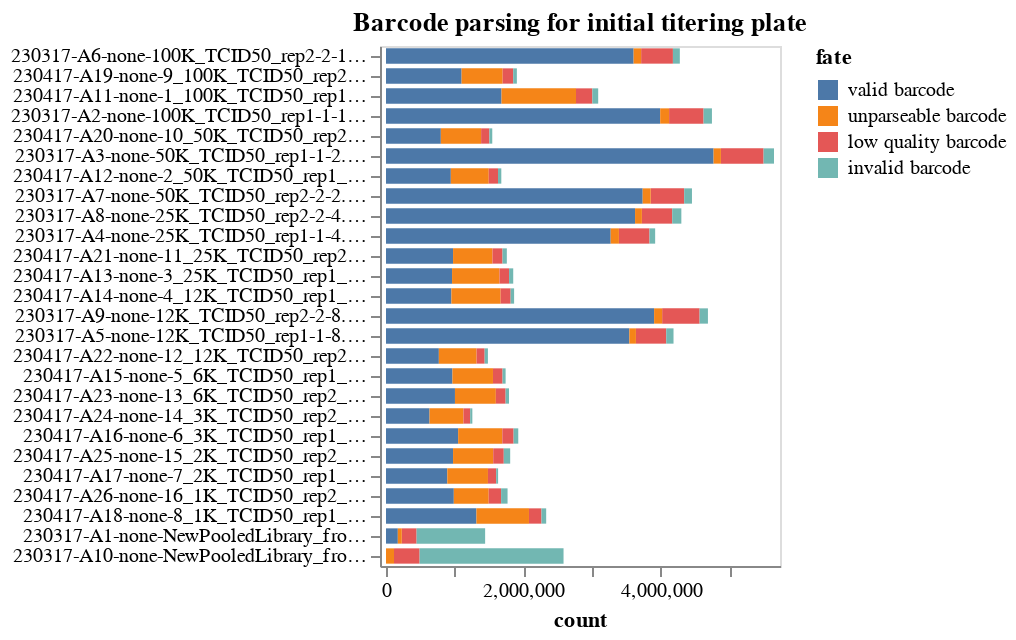

The notebook cell saved with this chart:
### Markdown cell above
## Statistics on barcode-parsing for each sample
Make interactive chart of the "fates" of the sequencing reads parsed for each sample on the plate.

If most sequencing reads are not "valid barcodes", this could potentially indicate some problem in the sequencing or barcode set you are parsing.

Potential fates are:
 - *valid barcode*: barcode that matches a known virus or neutralization standard, we hope most reads are this.
 - *invalid barcode*: a barcode with proper flanking sequences, but does not match a known virus or neutralization standard. If you  have a lot of reads of this type, it is probably a good idea to look at the invalid barcode CSVs (in the `./results/barcode_invalid/` subdirectory created by the pipeline) to see what these invalid barcodes are.
 - *unparseable barcode*: could not parse a barcode from this read as there was not a sequence of the correct length with the appropriate flanking sequence.
 - *low quality barcode*: low-quality or `N` nucleotides in barcode, could indicate problem with sequencing.
 - *failed chastity filter*: reads that failed the Illumina chastity filter, if these are reported in the FASTQ (they may not be).

Also, if the number of reads per sample is very uneven, that could indicate that you did not do a good job of balancing the different samples in the Illumina sequencing.

### Code cell
fates = (
    pd.concat([pd.read_csv(f).assign(well=os.path.basename(f).strip('_fates.csv')) for f, s in zip(fate_csvs, samples)])
    .merge(samples_df, validate="many_to_one", on="well")
    .assign(
        fate_counts=lambda x: x.groupby("fate")["count"].transform("sum"),
        sample_well=lambda x: x["sample"] + " (" + x["well"] + ")",
    )
    .query("fate_counts > 0")[  # only keep fates with at least one count
        ["fate", "count", "well", "sample_well", "dilution_factor"]
    ]
)

assert len(fates) == len(fates.drop_duplicates())


sample_wells = list(
    fates.sort_values(["dilution_factor"])["sample_well"]
)



fates_chart = (
    alt.Chart(fates)
    .encode(
        alt.X("count", scale=alt.Scale(nice=False, padding=3)),
        alt.Y(
            "sample_well",
            title=None,
            sort=sample_wells,
        ),
        alt.Color("fate", sort=sorted(fates["fate"].unique(), reverse=True)),
        alt.Order("fate", sort="descending"),
        tooltip=fates.columns.tolist(),
    )
    .mark_bar(height={"band": 0.85})
    .properties(
        height=alt.Step(10),
        width=200,
        title=f"Barcode parsing for initial titering plate",
    )
    .configure_axis(grid=False)
)

fates_chart

### Figure 1 — Vega-Lite specification as saved in the notebook (floating-point values rounded to 4 significant figures)
{"config": {"view": {"continuousWidth": 300, "continuousHeight": 300}, "axis": {"grid": false}}, "data": {"name": "data-7fa19b4abf670c6e0e8bb0b5809b9746"}, "mark": {"type": "bar", "height": {"band": 0.85}}, "encoding": {"color": {"field": "fate", "sort": ["valid barcode", "unparseable barcode", "low quality barcode", "invalid barcode"], "type": "nominal"}, "order": {"field": "fate", "sort": "descending", "type": "nominal"}, "tooltip": [{"field": "fate", "type": "nominal"}, {"field": "count", "type": "quantitative"}, {"field": "well", "type": "nominal"}, {"field": "sample_well", "type": "nominal"}, {"field": "dilution_factor", "type": "quantitative"}], "x": {"field": "count", "scale": {"nice": false, "padding": 3}, "type": "quantitative"}, "y": {"field": "sample_well", "sort": ["230317-A6-none-100K_TCID50_rep2-2-1.0 (A6)", "230317-A6-none-100K_TCID50_rep2-2-1.0 (A6)", "230317-A6-none-100K_TCID50_rep2-2-1.0 (A6)", "230317-A6-none-100K_TCID50_rep2-2-1.0 (A6)", "230417-A19-none-9_100K_TCID50_rep2_MOItest-2-1.0 (A19)", "230417-A19-none-9_100K_TCID50_rep2_MOItest-2-1.0 (A19)", "230417-A19-none-9_100K_TCID50_rep2_MOItest-2-1.0 (A19)", "230417-A19-none-9_100K_TCID50_rep2_MOItest-2-1.0 (A19)", "230417-A11-none-1_100K_TCID50_rep1_MOItest-1-1.0 (A11)", "230417-A11-none-1_100K_TCID50_rep1_MOItest-1-1.0 (A11)", "230417-A11-none-1_100K_TCID50_rep1_MOItest-1-1.0 (A11)", "230417-A11-none-1_100K_TCID50_rep1_MOItest-1-1.0 (A11)", "230317-A2-none-100K_TCID50_rep1-1-1.0 (A2)", "230317-A2-none-100K_TCID50_rep1-1-1.0 (A2)", "230317-A2-none-100K_TCID50_rep1-1-1.0 (A2)", "230317-A2-none-100K_TCID50_rep1-1-1.0 (A2)", "230417-A20-none-10_50K_TCID50_rep2_MOItest-2-2.0 (A20)", "230417-A20-none-10_50K_TCID50_rep2_MOItest-2-2.0 (A20)", "230417-A20-none-10_50K_TCID50_rep2_MOItest-2-2.0 (A20)", "230417-A20-none-10_50K_TCID50_rep2_MOItest-2-2.0 (A20)", "230317-A3-none-50K_TCID50_rep1-1-2.0 (A3)", "230317-A3-none-50K_TCID50_rep1-1-2.0 (A3)", "230317-A3-none-50K_TCID50_rep1-1-2.0 (A3)", "230317-A3-none-50K_TCID50_rep1-1-2.0 (A3)", "230417-A12-none-2_50K_TCID50_rep1_MOItest-1-2.0 (A12)", "230417-A12-none-2_50K_TCID50_rep1_MOItest-1-2.0 (A12)", "230417-A12-none-2_50K_TCID50_rep1_MOItest-1-2.0 (A12)", "230417-A12-none-2_50K_TCID50_rep1_MOItest-1-2.0 (A12)", "230317-A7-none-50K_TCID50_rep2-2-2.0 (A7)", "230317-A7-none-50K_TCID50_rep2-2-2.0 (A7)", "230317-A7-none-50K_TCID50_rep2-2-2.0 (A7)", "230317-A7-none-50K_TCID50_rep2-2-2.0 (A7)", "230317-A8-none-25K_TCID50_rep2-2-4.0 (A8)", "230317-A8-none-25K_TCID50_rep2-2-4.0 (A8)", "230317-A8-none-25K_TCID50_rep2-2-4.0 (A8)", "230317-A8-none-25K_TCID50_rep2-2-4.0 (A8)", "230317-A4-none-25K_TCID50_rep1-1-4.0 (A4)", "230317-A4-none-25K_TCID50_rep1-1-4.0 (A4)", "230317-A4-none-25K_TCID50_rep1-1-4.0 (A4)", "230317-A4-none-25K_TCID50_rep1-1-4.0 (A4)", "230417-A21-none-11_25K_TCID50_rep2_MOItest-2-4.0 (A21)", "230417-A21-none-11_25K_TCID50_rep2_MOItest-2-4.0 (A21)", "230417-A21-none-11_25K_TCID50_rep2_MOItest-2-4.0 (A21)", "230417-A21-none-11_25K_TCID50_rep2_MOItest-2-4.0 (A21)", "230417-A13-none-3_25K_TCID50_rep1_MOItest-1-4.0 (A13)", "230417-A13-none-3_25K_TCID50_rep1_MOItest-1-4.0 (A13)", "230417-A13-none-3_25K_TCID50_rep1_MOItest-1-4.0 (A13)", "230417-A13-none-3_25K_TCID50_rep1_MOItest-1-4.0 (A13)", "230417-A14-none-4_12K_TCID50_rep1_MOItest-1-8.0 (A14)", "230417-A14-none-4_12K_TCID50_rep1_MOItest-1-8.0 (A14)", "230417-A14-none-4_12K_TCID50_rep1_MOItest-1-8.0 (A14)", "230417-A14-none-4_12K_TCID50_rep1_MOItest-1-8.0 (A14)", "230317-A9-none-12K_TCID50_rep2-2-8.0 (A9)", "230317-A9-none-12K_TCID50_rep2-2-8.0 (A9)", "230317-A9-none-12K_TCID50_rep2-2-8.0 (A9)", "230317-A9-none-12K_TCID50_rep2-2-8.0 (A9)", "230317-A5-none-12K_TCID50_rep1-1-8.0 (A5)", "230317-A5-none-12K_TCID50_rep1-1-8.0 (A5)", "230317-A5-none-12K_TCID50_rep1-1-8.0 (A5)", "230317-A5-none-12K_TCID50_rep1-1-8.0 (A5)", "230417-A22-none-12_12K_TCID50_rep2_MOItest-2-8.0 (A22)", "230417-A22-none-12_12K_TCID50_rep2_MOItest-2-8.0 (A22)", "230417-A22-none-12_12K_TCID50_rep2_MOItest-2-8.0 (A22)", "230417-A22-none-12_12K_TCID50_rep2_MOItest-2-8.0 (A22)", "230417-A15-none-5_6K_TCID50_rep1_MOItest-1-16.0 (A15)", "230417-A15-none-5_6K_TCID50_rep1_MOItest-1-16.0 (A15)", "230417-A15-none-5_6K_TCID50_rep1_MOItest-1-16.0 (A15)", "230417-A15-none-5_6K_TCID50_rep1_MOItest-1-16.0 (A15)", "230417-A23-none-13_6K_TCID50_rep2_MOItest-2-16.0 (A23)", "230417-A23-none-13_6K_TCID50_rep2_MOItest-2-16.0 (A23)", "230417-A23-none-13_6K_TCID50_rep2_MOItest-2-16.0 (A23)", "230417-A23-none-13_6K_TCID50_rep2_MOItest-2-16.0 (A23)", "230417-A24-none-14_3K_TCID50_rep2_MOItest-2-32.0 (A24)", "230417-A24-none-14_3K_TCID50_rep2_MOItest-2-32.0 (A24)", "230417-A24-none-14_3K_TCID50_rep2_MOItest-2-32.0 (A24)", "230417-A24-none-14_3K_TCID50_rep2_MOItest-2-32.0 (A24)", "230417-A16-none-6_3K_TCID50_rep1_MOItest-1-32.0 (A16)", "230417-A16-none-6_3K_TCID50_rep1_MOItest-1-32.0 (A16)", "230417-A16-none-6_3K_TCID50_rep1_MOItest-1-32.0 (A16)", "230417-A16-none-6_3K_TCID50_rep1_MOItest-1-32.0 (A16)", "230417-A25-none-15_2K_TCID50_rep2_MOItest-2-64.0 (A25)", "230417-A25-none-15_2K_TCID50_rep2_MOItest-2-64.0 (A25)", "230417-A25-none-15_2K_TCID50_rep2_MOItest-2-64.0 (A25)", "230417-A25-none-15_2K_TCID50_rep2_MOItest-2-64.0 (A25)", "230417-A17-none-7_2K_TCID50_rep1_MOItest-1-64.0 (A17)", "230417-A17-none-7_2K_TCID50_rep1_MOItest-1-64.0 (A17)", "230417-A17-none-7_2K_TCID50_rep1_MOItest-1-64.0 (A17)", "230417-A17-none-7_2K_TCID50_rep1_MOItest-1-64.0 (A17)", "230417-A26-none-16_1K_TCID50_rep2_MOItest-2-128.0 (A26)", "230417-A26-none-16_1K_TCID50_rep2_MOItest-2-128.0 (A26)", "230417-A26-none-16_1K_TCID50_rep2_MOItest-2-128.0 (A26)", "230417-A26-none-16_1K_TCID50_rep2_MOItest-2-128.0 (A26)", "230417-A18-none-8_1K_TCID50_rep1_MOItest-1-128.0 (A18)", "230417-A18-none-8_1K_TCID50_rep1_MOItest-1-128.0 (A18)", "230417-A18-none-8_1K_TCID50_rep1_MOItest-1-128.0 (A18)", "230417-A18-none-8_1K_TCID50_rep1_MOItest-1-128.0 (A18)", "230317-A1-none-NewPooledLibrary_fromvRNA-1-nan (A1)", "230317-A1-none-NewPooledLibrary_fromvRNA-1-nan (A1)", "230317-A1-none-NewPooledLibrary_fromvRNA-1-nan (A1)", "230317-A1-none-NewPooledLibrary_fromvRNA-1-nan (A1)", "230317-A10-none-NewPooledLibrary_fromplasmid-1-nan (A10)", "230317-A10-none-NewPooledLibrary_fromplasmid-1-nan (A10)", "230317-A10-none-NewPooledLibrary_fromplasmid-1-nan (A10)", "230317-A10-none-NewPooledLibrary_fromplasmid-1-nan (A10)"], "title": null, "type": "nominal"}}, "height": {"step": 10}, "title": "Barcode parsing for initial titering plate", "width": 200, "$schema": "https://vega.github.io/schema/vega-lite/v5.16.3.json", "datasets": {"data-7fa19b4abf670c6e0e8bb0b5809b9746": [{"fate": "invalid barcode", "count": 1002127, "well": "A1", "sample_well": "230317-A1-none-NewPooledLibrary_fromvRNA-1-nan (A1)", "dilution_factor": null}, {"fate": "low quality barcode", "count": 212535, "well": "A1", "sample_well": "230317-A1-none-NewPooledLibrary_fromvRNA-1-nan (A1)", "dilution_factor": null}, {"fate": "valid barcode", "count": 172174, "well": "A1", "sample_well": "230317-A1-none-NewPooledLibrary_fromvRNA-1-nan (A1)", "dilution_factor": null}, {"fate": "unparseable barcode", "count": 57772, "well": "A1", "sample_well": "230317-A1-none-NewPooledLibrary_fromvRNA-1-nan (A1)", "dilution_factor": null}, {"fate": "valid barcode", "count": 3995466, "well": "A2", "sample_well": "230317-A2-none-100K_TCID50_rep1-1-1.0 (A2)", "dilution_factor": 1.0}, {"fate": "low quality barcode", "count": 502408, "well": "A2", "sample_well": "230317-A2-none-100K_TCID50_rep1-1-1.0 (A2)", "dilution_factor": 1.0}, {"fate": "unparseable barcode", "count": 129725, "well": "A2", "sample_well": "230317-A2-none-100K_TCID50_rep1-1-1.0 (A2)", "dilution_factor": 1.0}, {"fate": "invalid barcode", "count": 122048, "well": "A2", "sample_well": "230317-A2-none-100K_TCID50_rep1-1-1.0 (A2)", "dilution_factor": 1.0}, {"fate": "valid barcode", "count": 4773452, "well": "A3", "sample_well": "230317-A3-none-50K_TCID50_rep1-1-2.0 (A3)", "dilution_factor": 2.0}, {"fate": "low quality barcode", "count": 621714, "well": "A3", "sample_well": "230317-A3-none-50K_TCID50_rep1-1-2.0 (A3)", "dilution_factor": 2.0}, {"fate": "invalid barcode", "count": 151786, "well": "A3", "sample_well": "230317-A3-none-50K_TCID50_rep1-1-2.0 (A3)", "dilution_factor": 2.0}, {"fate": "unparseable barcode", "count": 106959, "well": "A3", "sample_well": "230317-A3-none-50K_TCID50_rep1-1-2.0 (A3)", "dilution_factor": 2.0}, {"fate": "valid barcode", "count": 3274023, "well": "A4", "sample_well": "230317-A4-none-25K_TCID50_rep1-1-4.0 (A4)", "dilution_factor": 4.0}, {"fate": "low quality barcode", "count": 445823, "well": "A4", "sample_well": "230317-A4-none-25K_TCID50_rep1-1-4.0 (A4)", "dilution_factor": 4.0}, {"fate": "unparseable barcode", "count": 120097, "well": "A4", "sample_well": "230317-A4-none-25K_TCID50_rep1-1-4.0 (A4)", "dilution_factor": 4.0}, {"fate": "invalid barcode", "count": 82153, "well": "A4", "sample_well": "230317-A4-none-25K_TCID50_rep1-1-4.0 (A4)", "dilution_factor": 4.0}, {"fate": "valid barcode", "count": 3545954, "well": "A5", "sample_well": "230317-A5-none-12K_TCID50_rep1-1-8.0 (A5)", "dilution_factor": 8.0}, {"fate": "low quality barcode", "count": 441485, "well": "A5", "sample_well": "230317-A5-none-12K_TCID50_rep1-1-8.0 (A5)", "dilution_factor": 8.0}, {"fate": "invalid barcode", "count": 106105, "well": "A5", "sample_well": "230317-A5-none-12K_TCID50_rep1-1-8.0 (A5)", "dilution_factor": 8.0}, {"fate": "unparseable barcode", "count": 96100, "well": "A5", "sample_well": "230317-A5-none-12K_TCID50_rep1-1-8.0 (A5)", "dilution_factor": 8.0}, {"fate": "valid barcode", "count": 3608351, "well": "A6", "sample_well": "230317-A6-none-100K_TCID50_rep2-2-1.0 (A6)", "dilution_factor": 1.0}, {"fate": "low quality barcode", "count": 463251, "well": "A6", "sample_well": "230317-A6-none-100K_TCID50_rep2-2-1.0 (A6)", "dilution_factor": 1.0}, {"fate": "unparseable barcode", "count": 109425, "well": "A6", "sample_well": "230317-A6-none-100K_TCID50_rep2-2-1.0 (A6)", "dilution_factor": 1.0}, {"fate": "invalid barcode", "count": 100673, "well": "A6", "sample_well": "230317-A6-none-100K_TCID50_rep2-2-1.0 (A6)", "dilution_factor": 1.0}, {"fate": "valid barcode", "count": 3740327, "well": "A7", "sample_well": "230317-A7-none-50K_TCID50_rep2-2-2.0 (A7)", "dilution_factor": 2.0}, {"fate": "low quality barcode", "count": 488078, "well": "A7", "sample_well": "230317-A7-none-50K_TCID50_rep2-2-2.0 (A7)", "dilution_factor": 2.0}, {"fate": "unparseable barcode", "count": 116692, "well": "A7", "sample_well": "230317-A7-none-50K_TCID50_rep2-2-2.0 (A7)", "dilution_factor": 2.0}, {"fate": "invalid barcode", "count": 113484, "well": "A7", "sample_well": "230317-A7-none-50K_TCID50_rep2-2-2.0 (A7)", "dilution_factor": 2.0}, {"fate": "valid barcode", "count": 3629164, "well": "A8", "sample_well": "230317-A8-none-25K_TCID50_rep2-2-4.0 (A8)", "dilution_factor": 4.0}, {"fate": "low quality barcode", "count": 441870, "well": "A8", "sample_well": "230317-A8-none-25K_TCID50_rep2-2-4.0 (A8)", "dilution_factor": 4.0}, {"fate": "invalid barcode", "count": 132994, "well": "A8", "sample_well": "230317-A8-none-25K_TCID50_rep2-2-4.0 (A8)", "dilution_factor": 4.0}, {"fate": "unparseable barcode", "count": 99747, "well": "A8", "sample_well": "230317-A8-none-25K_TCID50_rep2-2-4.0 (A8)", "dilution_factor": 4.0}, {"fate": "valid barcode", "count": 3906751, "well": "A9", "sample_well": "230317-A9-none-12K_TCID50_rep2-2-8.0 (A9)", "dilution_factor": 8.0}, {"fate": "low quality barcode", "count": 546017, "well": "A9", "sample_well": "230317-A9-none-12K_TCID50_rep2-2-8.0 (A9)", "dilution_factor": 8.0}, {"fate": "invalid barcode", "count": 121339, "well": "A9", "sample_well": "230317-A9-none-12K_TCID50_rep2-2-8.0 (A9)", "dilution_factor": 8.0}, {"fate": "unparseable barcode", "count": 117099, "well": "A9", "sample_well": "230317-A9-none-12K_TCID50_rep2-2-8.0 (A9)", "dilution_factor": 8.0}, {"fate": "invalid barcode", "count": 2100563, "well": "A10", "sample_well": "230317-A10-none-NewPooledLibrary_fromplasmid-1-nan (A10)", "dilution_factor": null}, {"fate": "low quality barcode", "count": 369630, "well": "A10", "sample_well": "230317-A10-none-NewPooledLibrary_fromplasmid-1-nan (A10)", "dilution_factor": null}, {"fate": "unparseable barcode", "count": 116910, "well": "A10", "sample_well": "230317-A10-none-NewPooledLibrary_fromplasmid-1-nan (A10)", "dilution_factor": null}, {"fate": "valid barcode", "count": 17, "well": "A10", "sample_well": "230317-A10-none-NewPooledLibrary_fromplasmid-1-nan (A10)", "dilution_factor": null}, {"fate": "valid barcode", "count": 1683553, "well": "A11", "sample_well": "230417-A11-none-1_100K_TCID50_rep1_MOItest-1-1.0 (A11)", "dilution_factor": 1.0}, {"fate": "unparseable barcode", "count": 1085158, "well": "A11", "sample_well": "230417-A11-none-1_100K_TCID50_rep1_MOItest-1-1.0 (A11)", "dilution_factor": 1.0}, {"fate": "low quality barcode", "count": 238161, "well": "A11", "sample_well": "230417-A11-none-1_100K_TCID50_rep1_MOItest-1-1.0 (A11)", "dilution_factor": 1.0}, {"fate": "invalid barcode", "count": 85190, "well": "A11", "sample_well": "230417-A11-none-1_100K_TCID50_rep1_MOItest-1-1.0 (A11)", "dilution_factor": 1.0}, {"fate": "valid barcode", "count": 944622, "well": "A12", "sample_well": "230417-A12-none-2_50K_TCID50_rep1_MOItest-1-2.0 (A12)", "dilution_factor": 2.0}, {"fate": "unparseable barcode", "count": 552650, "well": "A12", "sample_well": "230417-A12-none-2_50K_TCID50_rep1_MOItest-1-2.0 (A12)", "dilution_factor": 2.0}, {"fate": "low quality barcode", "count": 134665, "well": "A12", "sample_well": "230417-A12-none-2_50K_TCID50_rep1_MOItest-1-2.0 (A12)", "dilution_factor": 2.0}, {"fate": "invalid barcode", "count": 48401, "well": "A12", "sample_well": "230417-A12-none-2_50K_TCID50_rep1_MOItest-1-2.0 (A12)", "dilution_factor": 2.0}, {"fate": "valid barcode", "count": 962521, "well": "A13", "sample_well": "230417-A13-none-3_25K_TCID50_rep1_MOItest-1-4.0 (A13)", "dilution_factor": 4.0}, {"fate": "unparseable barcode", "count": 691213, "well": "A13", "sample_well": "230417-A13-none-3_25K_TCID50_rep1_MOItest-1-4.0 (A13)", "dilution_factor": 4.0}, {"fate": "low quality barcode", "count": 139555, "well": "A13", "sample_well": "230417-A13-none-3_25K_TCID50_rep1_MOItest-1-4.0 (A13)", "dilution_factor": 4.0}, {"fate": "invalid barcode", "count": 60697, "well": "A13", "sample_well": "230417-A13-none-3_25K_TCID50_rep1_MOItest-1-4.0 (A13)", "dilution_factor": 4.0}, {"fate": "valid barcode", "count": 953183, "well": "A14", "sample_well": "230417-A14-none-4_12K_TCID50_rep1_MOItest-1-8.0 (A14)", "dilution_factor": 8.0}, {"fate": "unparseable barcode", "count": 717264, "well": "A14", "sample_well": "230417-A14-none-4_12K_TCID50_rep1_MOItest-1-8.0 (A14)", "dilution_factor": 8.0}, {"fate": "low quality barcode", "count": 145798, "well": "A14", "sample_well": "230417-A14-none-4_12K_TCID50_rep1_MOItest-1-8.0 (A14)", "dilution_factor": 8.0}, {"fate": "invalid barcode", "count": 50553, "well": "A14", "sample_well": "230417-A14-none-4_12K_TCID50_rep1_MOItest-1-8.0 (A14)", "dilution_factor": 8.0}, {"fate": "valid barcode", "count": 968166, "well": "A15", "sample_well": "230417-A15-none-5_6K_TCID50_rep1_MOItest-1-16.0 (A15)", "dilution_factor": 16.0}, {"fate": "unparseable barcode", "count": 590648, "well": "A15", "sample_well": "230417-A15-none-5_6K_TCID50_rep1_MOItest-1-16.0 (A15)", "dilution_factor": 16.0}, {"fate": "low quality barcode", "count": 139702, "well": "A15", "sample_well": "230417-A15-none-5_6K_TCID50_rep1_MOItest-1-16.0 (A15)", "dilution_factor": 16.0}, {"fate": "invalid barcode", "count": 44423, "well": "A15", "sample_well": "230417-A15-none-5_6K_TCID50_rep1_MOItest-1-16.0 (A15)", "dilution_factor": 16.0}, {"fate": "valid barcode", "count": 1051313, "well": "A16", "sample_well": "230417-A16-none-6_3K_TCID50_rep1_MOItest-1-32.0 (A16)", "dilution_factor": 32.0}, {"fate": "unparseable barcode", "count": 643589, "well": "A16", "sample_well": "230417-A16-none-6_3K_TCID50_rep1_MOItest-1-32.0 (A16)", "dilution_factor": 32.0}, {"fate": "low quality barcode", "count": 164591, "well": "A16", "sample_well": "230417-A16-none-6_3K_TCID50_rep1_MOItest-1-32.0 (A16)", "dilution_factor": 32.0}, {"fate": "invalid barcode", "count": 67798, "well": "A16", "sample_well": "230417-A16-none-6_3K_TCID50_rep1_MOItest-1-32.0 (A16)", "dilution_factor": 32.0}, {"fate": "valid barcode", "count": 893367, "well": "A17", "sample_well": "230417-A17-none-7_2K_TCID50_rep1_MOItest-1-64.0 (A17)", "dilution_factor": 64.0}, {"fate": "unparseable barcode", "count": 592295, "well": "A17", "sample_well": "230417-A17-none-7_2K_TCID50_rep1_MOItest-1-64.0 (A17)", "dilution_factor": 64.0}, {"fate": "low quality barcode", "count": 119874, "well": "A17", "sample_well": "230417-A17-none-7_2K_TCID50_rep1_MOItest-1-64.0 (A17)", "dilution_factor": 64.0}, {"fate": "invalid barcode", "count": 27901, "well": "A17", "sample_well": "230417-A17-none-7_2K_TCID50_rep1_MOItest-1-64.0 (A17)", "dilution_factor": 64.0}, {"fate": "valid barcode", "count": 1317747, "well": "A18", "sample_well": "230417-A18-none-8_1K_TCID50_rep1_MOItest-1-128.0 (A18)", "dilution_factor": 128.0}, {"fate": "unparseable barcode", "count": 765690, "well": "A18", "sample_well": "230417-A18-none-8_1K_TCID50_rep1_MOItest-1-128.0 (A18)", "dilution_factor": 128.0}, {"fate": "low quality barcode", "count": 182016, "well": "A18", "sample_well": "230417-A18-none-8_1K_TCID50_rep1_MOItest-1-128.0 (A18)", "dilution_factor": 128.0}, {"fate": "invalid barcode", "count": 68691, "well": "A18", "sample_well": "230417-A18-none-8_1K_TCID50_rep1_MOItest-1-128.0 (A18)", "dilution_factor": 128.0}, {"fate": "valid barcode", "count": 1101742, "well": "A19", "sample_well": "230417-A19-none-9_100K_TCID50_rep2_MOItest-2-1.0 (A19)", "dilution_factor": 1.0}, {"fate": "unparseable barcode", "count": 598389, "well": "A19", "sample_well": "230417-A19-none-9_100K_TCID50_rep2_MOItest-2-1.0 (A19)", "dilution_factor": 1.0}, {"fate": "low quality barcode", "count": 153622, "well": "A19", "sample_well": "230417-A19-none-9_100K_TCID50_rep2_MOItest-2-1.0 (A19)", "dilution_factor": 1.0}, {"fate": "invalid barcode", "count": 53167, "well": "A19", "sample_well": "230417-A19-none-9_100K_TCID50_rep2_MOItest-2-1.0 (A19)", "dilution_factor": 1.0}, {"fate": "valid barcode", "count": 799110, "well": "A20", "sample_well": "230417-A20-none-10_50K_TCID50_rep2_MOItest-2-2.0 (A20)", "dilution_factor": 2.0}, {"fate": "unparseable barcode", "count": 586848, "well": "A20", "sample_well": "230417-A20-none-10_50K_TCID50_rep2_MOItest-2-2.0 (A20)", "dilution_factor": 2.0}, {"fate": "low quality barcode", "count": 120884, "well": "A20", "sample_well": "230417-A20-none-10_50K_TCID50_rep2_MOItest-2-2.0 (A20)", "dilution_factor": 2.0}, {"fate": "invalid barcode", "count": 41699, "well": "A20", "sample_well": "230417-A20-none-10_50K_TCID50_rep2_MOItest-2-2.0 (A20)", "dilution_factor": 2.0}, {"fate": "valid barcode", "count": 977135, "well": "A21", "sample_well": "230417-A21-none-11_25K_TCID50_rep2_MOItest-2-4.0 (A21)", "dilution_factor": 4.0}, {"fate": "unparseable barcode", "count": 574494, "well": "A21", "sample_well": "230417-A21-none-11_25K_TCID50_rep2_MOItest-2-4.0 (A21)", "dilution_factor": 4.0}, {"fate": "low quality barcode", "count": 146323, "well": "A21", "sample_well": "230417-A21-none-11_25K_TCID50_rep2_MOItest-2-4.0 (A21)", "dilution_factor": 4.0}, {"fate": "invalid barcode", "count": 62781, "well": "A21", "sample_well": "230417-A21-none-11_25K_TCID50_rep2_MOItest-2-4.0 (A21)", "dilution_factor": 4.0}, {"fate": "valid barcode", "count": 770218, "well": "A22", "sample_well": "230417-A22-none-12_12K_TCID50_rep2_MOItest-2-8.0 (A22)", "dilution_factor": 8.0}, {"fate": "unparseable barcode", "count": 549774, "well": "A22", "sample_well": "230417-A22-none-12_12K_TCID50_rep2_MOItest-2-8.0 (A22)", "dilution_factor": 8.0}, {"fate": "low quality barcode", "count": 117581, "well": "A22", "sample_well": "230417-A22-none-12_12K_TCID50_rep2_MOItest-2-8.0 (A22)", "dilution_factor": 8.0}, {"fate": "invalid barcode", "count": 47453, "well": "A22", "sample_well": "230417-A22-none-12_12K_TCID50_rep2_MOItest-2-8.0 (A22)", "dilution_factor": 8.0}, {"fate": "valid barcode", "count": 1004860, "well": "A23", "sample_well": "230417-A23-none-13_6K_TCID50_rep2_MOItest-2-16.0 (A23)", "dilution_factor": 16.0}, {"fate": "unparseable barcode", "count": 595946, "well": "A23", "sample_well": "230417-A23-none-13_6K_TCID50_rep2_MOItest-2-16.0 (A23)", "dilution_factor": 16.0}, {"fate": "low quality barcode", "count": 142190, "well": "A23", "sample_well": "230417-A23-none-13_6K_TCID50_rep2_MOItest-2-16.0 (A23)", "dilution_factor": 16.0}, {"fate": "invalid barcode", "count": 49524, "well": "A23", "sample_well": "230417-A23-none-13_6K_TCID50_rep2_MOItest-2-16.0 (A23)", "dilution_factor": 16.0}, {"fate": "valid barcode", "count": 634657, "well": "A24", "sample_well": "230417-A24-none-14_3K_TCID50_rep2_MOItest-2-32.0 (A24)", "dilution_factor": 32.0}, {"fate": "unparseable barcode", "count": 493967, "well": "A24", "sample_well": "230417-A24-none-14_3K_TCID50_rep2_MOItest-2-32.0 (A24)", "dilution_factor": 32.0}, {"fate": "low quality barcode", "count": 98062, "well": "A24", "sample_well": "230417-A24-none-14_3K_TCID50_rep2_MOItest-2-32.0 (A24)", "dilution_factor": 32.0}, {"fate": "invalid barcode", "count": 31593, "well": "A24", "sample_well": "230417-A24-none-14_3K_TCID50_rep2_MOItest-2-32.0 (A24)", "dilution_factor": 32.0}, {"fate": "valid barcode", "count": 977096, "well": "A25", "sample_well": "230417-A25-none-15_2K_TCID50_rep2_MOItest-2-64.0 (A25)", "dilution_factor": 64.0}, {"fate": "unparseable barcode", "count": 585295, "well": "A25", "sample_well": "230417-A25-none-15_2K_TCID50_rep2_MOItest-2-64.0 (A25)", "dilution_factor": 64.0}, {"fate": "low quality barcode", "count": 153693, "well": "A25", "sample_well": "230417-A25-none-15_2K_TCID50_rep2_MOItest-2-64.0 (A25)", "dilution_factor": 64.0}, {"fate": "invalid barcode", "count": 93629, "well": "A25", "sample_well": "230417-A25-none-15_2K_TCID50_rep2_MOItest-2-64.0 (A25)", "dilution_factor": 64.0}, {"fate": "valid barcode", "count": 988211, "well": "A26", "sample_well": "230417-A26-none-16_1K_TCID50_rep2_MOItest-2-128.0 (A26)", "dilution_factor": 128.0}, {"fate": "unparseable barcode", "count": 508365, "well": "A26", "sample_well": "230417-A26-none-16_1K_TCID50_rep2_MOItest-2-128.0 (A26)", "dilution_factor": 128.0}, {"fate": "low quality barcode", "count": 180688, "well": "A26", "sample_well": "230417-A26-none-16_1K_TCID50_rep2_MOItest-2-128.0 (A26)", "dilution_factor": 128.0}, {"fate": "invalid barcode", "count": 94106, "well": "A26", "sample_well": "230417-A26-none-16_1K_TCID50_rep2_MOItest-2-128.0 (A26)", "dilution_factor": 128.0}]}}
